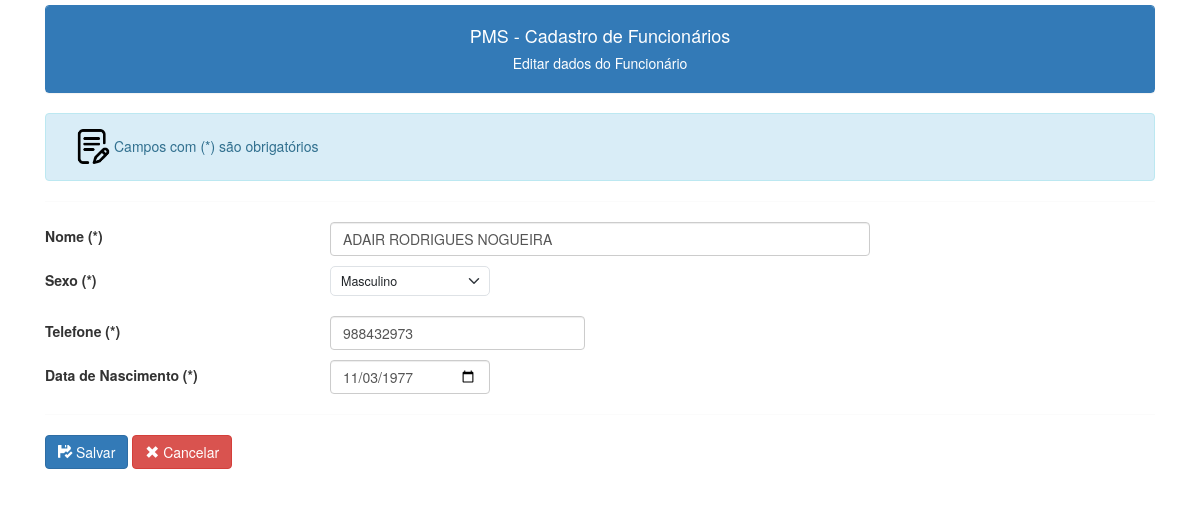
/cadastro/cadastro_editar.php?id=1 (signed in), run on the app's committed database.
### tables this page shows
CREATE TABLE IF NOT EXISTS `funcionarios` (
  `id` int NOT NULL AUTO_INCREMENT,
  `nome` varchar(200) DEFAULT NULL,
  `telefone` varchar(50) DEFAULT NULL,
  `sexo` char(1) DEFAULT NULL,
  `status` char(1) DEFAULT NULL,
  `data_nasc` date DEFAULT NULL,
  `cargo` varchar(50) DEFAULT NULL,
  PRIMARY KEY (`id`)
);

### cadastro/cadastro_editar.php (the view, shortened to what this page needs)
<?php
include('../conexao.php');
include('../links2.php');
if ($_SERVER['REQUEST_METHOD'] == 'GET') {
    $c_id = $_GET["id"];
    $c_sql = "select * from funcionarios where id=$c_id";
    $result = $conection->query($c_sql);
    $registro = $result->fetch_assoc();
    $c_nome = $registro["nome"];
    $c_telefone = $registro['telefone'];
    $c_sexo = $registro['sexo'];
    $c_data = $registro['data_nasc'];
}
?>
<!DOCTYPE html>
<html lang="en">
<head>
</head>
<div class="container -my5">
    <body>
        <div style="padding-top:5px;">
            <div class="panel panel-primary class">
                <div class="panel-heading text-center">
                    <h4>PMS - Cadastro de Funcionários</h4>
                    <h5>Editar dados do Funcionário<h5>
                </div>
            </div>
        </div>
         <div class='alert alert-info' role='alert'>
            <div style="padding-left:15px;">
                <img Align="left" src="\funcionarios\images\escrita.png" alt="30" height="35">
            </div>
            <h5>Campos com (*) são obrigatórios</h5>
        </div>
        <hr>
        <form method="post">
            <div class="row mb-3">
                <label class="col-sm-3 col-form-label">Nome (*)</label>
                <div class="col-sm-6">
                    <input type="text" maxlength="120" class="form-control" name="nome" value="<?php echo $c_nome; ?>" required>
                </div>
            </div>
            <?php
            $op1 = '';$op2 = '';
            if ($c_sexo == 'M') {
                $op1 = 'Selected';
            }
            ?>
            <div class="row mb-3">
                <label class="col-sm-3 col-form-label">Sexo (*)</label>
                <div class="col-sm-2">
                    <select class="form-select form-select-lg mb-3" id="sexo" name="sexo" required>
                        <option  <?php echo $op1 ?> value="M">Masculino</option>
                    </select>
                </div>
            </div>
            <div class="row mb-3">
                <label class="col-sm-3 col-form-label">Telefone (*)</label>
                <div class="col-sm-3">
                    <input type="tel" placeholder="9999-9999"  maxlength="40" class="form-control" name="telefone" value="<?php echo $c_telefone; ?>" required>
                </div>
            </div>
            <div class="row mb-3">
                <label class="col-sm-3 col-form-label">Data de Nascimento (*)</label>
                <div class="col-sm-2">
                    <input type="date" maxlength="32" class="form-control" name="data" value="<?php echo $c_data; ?>" required>
                </div>
            </div>
            <hr>
            <div class="row mb-3">
                <div class="offset-sm-0 col-sm-3">
                    <button type="submit" class="btn btn-primary"><span class='glyphicon glyphicon-floppy-saved'></span> Salvar</button>
                    <a class='btn btn-danger' href='/funcionarios/CADASTRO/cadastro_lista.php'><span class='glyphicon glyphicon-remove'></span> Cancelar</a>
                </div>
            </div>
        </form>
</div>
</body>
</html>

### data on the page
funcionarios: nome "ADAIR RODRIGUES NOGUEIRA", telefone "988432973", data "11/03/1977"
